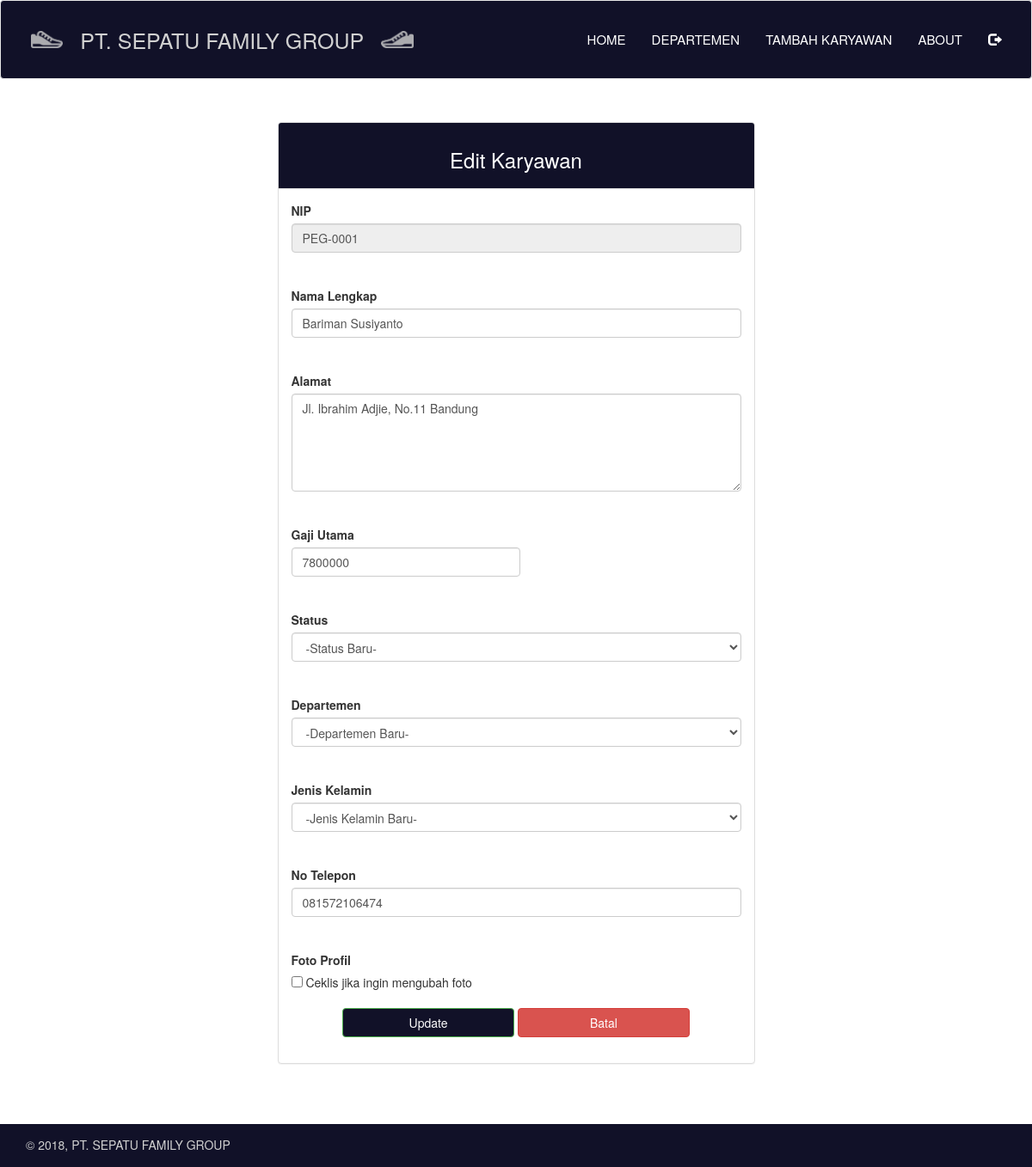
Page /admin_template/edit.php?nip=PEG-0001 on the committed database.
### tables this page shows
CREATE TABLE `data_karyawan` (
  `nip` varchar(10) NOT NULL,
  `nama` varchar(50) NOT NULL,
  `gambar` varchar(255) NOT NULL,
  `alamat` varchar(100) NOT NULL,
  `gaji` int(50) NOT NULL,
  `departemen` varchar(100) NOT NULL,
  `sex` varchar(20) NOT NULL,
  `status` varchar(20) NOT NULL,
  `no_telp` varchar(20) NOT NULL
);

### admin_template/function/karyawan.php (called while the page is built, shortened)
<?php
function tampilkan_per_nip($nip){
	$query  = "SELECT * FROM data_karyawan WHERE nip='$nip'";
	return result($query);
}
function result($query){
	global $link;
	if ($result = mysqli_query($link, $query) or die('gagal menampilkan data')) {
		return $result;
	}
}
 ?>

### admin_template/edit.php (the view, shortened to what this page needs)
<?php
require_once "view/header.php";
$nip = $_GET['nip'];
if (isset($nip)) {
  $detail = tampilkan_per_nip($nip);
  while ($row = mysqli_fetch_assoc($detail)) {
    $nip_detail         = $row['nip'];
    $nama_detail        = $row['nama'];
    $departemen_detail  = $row['departemen'];
    $gaji_detail        = $row['gaji'];
    $sex_detail         = $row['sex'];
    $alamat_detail      = $row['alamat'];
    $notelp_detail      = $row['no_telp'];
    $status_detail      = $row['status'];
  }
}
 ?>
 <div class="container" style="margin-top:50px; margin-bottom:50px;">
   <div class="row">
     <div class="col-md-6 col-md-offset-3">
       <div class="panel panel-default">
         <div class="panel-heading" style="background-color: #111128; color:white;">
           <h3 class="text-center">Edit Karyawan</h3>
         </div>
         <div class="panel-body">
           <form action="" method="post" enctype="multipart/form-data">
            <div class="form-group">
              <label for="nip">NIP</label> <br>
              <input type="text" class="form-control" name="nip" size="37" readonly value="<?= $nip_detail; ?>"> <br> <br>
             	<label for="nama">Nama Lengkap</label> <br>
             	<input type="text" class="form-control" name="nama" size="37" value="<?= $nama_detail; ?>"> <br> <br>
             	<label for="alamat">Alamat</label> <br>
             	<textarea name="alamat" class="form-control" rows="5" cols="40"><?= $alamat_detail; ?></textarea> <br> <br>
             	<label for="gaji">Gaji Utama</label> <br>
             	<input type="number" class="form-control" name="gaji" min="800000" max="8000000" step="50000" style="width: 19em" value="<?= $gaji_detail; ?>"> <br> <br>
              <label for="status">Status</label> <br>
             	<select name="status" class="form-control">
                <option value="<?= $status_detail; ?>">-Status Baru-</option>
              </select> <br> <br>
              <label for="departemen">Departemen</label> <br>
              <select name="departemen" class="form-control">
                <option value="<?= $departemen_detail; ?>">-Departemen Baru-</option>
              </select> <br> <br>
              <label for="sex">Jenis Kelamin</label> <br>
              <select name="sex" class="form-control">
                <option value="<?= $sex_detail; ?>">-Jenis Kelamin Baru-</option>
              </select> <br> <br>
              <label for="notelp">No Telepon</label> <br>
             	<input type="text" class="form-control" name="notelp" size="37" value="<?= $notelp_detail; ?>"> <br> <br>
             	<label for="exampleInputFile">Foto Profil</label> <br>
              <input type="checkbox" id="myCheck" class="form-check-input" onclick="myFunction()" name="cek_foto" value="true"> Ceklis jika ingin mengubah foto<br>
              <div class="text-center" style="margin-top:20px">
                <input type="submit" class="btn btn-success" name="update" value="Update">
                <a href="index.php"><input type="button" class="btn btn-danger" value="Batal" style="width:200px;"></a>
              </div>
            </div>
           </form>
         </div>
       </div>
     </div>
   </div>
 </div>
 <?php
 require_once "view/footer.php";
  ?>

### admin_template/view/style.css (style rules this page uses)
input[type="submit"] { background-color:#111128; color:white; width:200px; }

### rows in the picture
data_karyawan: nip "PEG-0001", nama "Bariman Susiyanto", alamat "Jl. Ibrahim Adjie, No.11 Bandung", gaji "7800000", notelp "081572106474"
